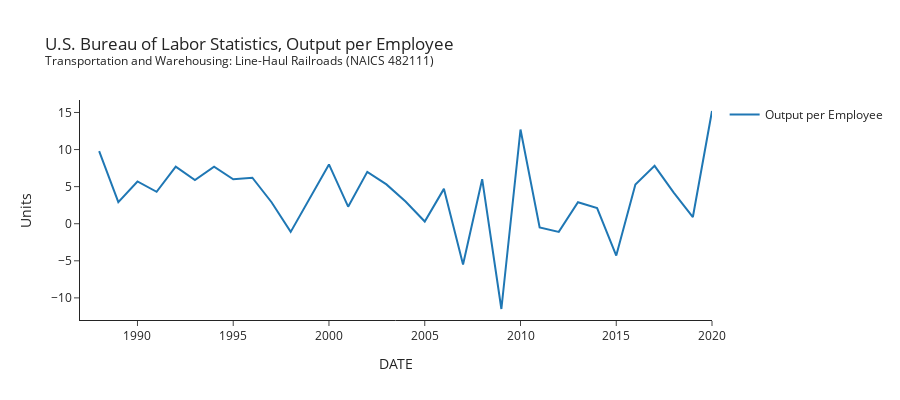

The notebook cell saved with this chart:
### Markdown cell above
### Employment
- Employment and Hours Worked steadily falling.

```IPUIN482111L200000000```U.S. Bureau of Labor Statistics, Hours Worked for Transportation and Warehousing: Line-Haul Railroads (NAICS 482111) in the United States [IPUIN482111L200000000], retrieved from FRED, Federal Reserve Bank of St. Louis; https://fred.stlouisfed.org/series/IPUIN482111L200000000, January 21, 2022.

```IPUIN482111W200000000``` U.S. Bureau of Labor Statistics, Employment for Transportation and Warehousing: Line-Haul Railroads (NAICS 482111) in the United States [IPUIN482111W200000000], retrieved from FRED, Federal Reserve Bank of St. Louis; https://fred.stlouisfed.org/series/IPUIN482111W200000000, January 21, 2022.

----

### Code cell
fig = px.line(fred_df, x='DATE', y=['Output per Employee'], 
              width=900, height=400,
              title='U.S. Bureau of Labor Statistics, Output per Employee<br><sup>Transportation and Warehousing: Line-Haul Railroads (NAICS 482111) </sup>',
              labels={'value':'Units', 'variable': ''})

fig.write_image('Images/fig5.png')
fig.write_html('Images/fig5.html')
fig.show()

### Figure 1 — Plotly figure (JSON) as saved in the notebook; plotly's stock layout.template omitted (floating-point values rounded to 4 significant figures)
{"data": [{"hovertemplate": "=Output per Employee<br>DATE=%{x}<br>Units=%{y}<extra></extra>", "legendgroup": "Output per Employee", "line": {"color": "#1F77B4", "dash": "solid"}, "marker": {"symbol": "circle"}, "mode": "lines", "name": "Output per Employee", "orientation": "v", "showlegend": true, "type": "scatter", "x": ["1987-01-01T00:00:00", "1988-01-01T00:00:00", "1989-01-01T00:00:00", "1990-01-01T00:00:00", "1991-01-01T00:00:00", "1992-01-01T00:00:00", "1993-01-01T00:00:00", "1994-01-01T00:00:00", "1995-01-01T00:00:00", "1996-01-01T00:00:00", "1997-01-01T00:00:00", "1998-01-01T00:00:00", "1999-01-01T00:00:00", "2000-01-01T00:00:00", "2001-01-01T00:00:00", "2002-01-01T00:00:00", "2003-01-01T00:00:00", "2004-01-01T00:00:00", "2005-01-01T00:00:00", "2006-01-01T00:00:00", "2007-01-01T00:00:00", "2008-01-01T00:00:00", "2009-01-01T00:00:00", "2010-01-01T00:00:00", "2011-01-01T00:00:00", "2012-01-01T00:00:00", "2013-01-01T00:00:00", "2014-01-01T00:00:00", "2015-01-01T00:00:00", "2016-01-01T00:00:00", "2017-01-01T00:00:00", "2018-01-01T00:00:00", "2019-01-01T00:00:00", "2020-01-01T00:00:00"], "xaxis": "x", "y": [null, 9.8, 2.9, 5.7, 4.3, 7.7, 5.9, 7.7, 6, 6.2, 2.9, -1.1, 3.5, 8, 2.3, 7, 5.3, 3, 0.3, 4.7, -5.5, 6, -11.5, 12.7, -0.5, -1.1, 2.9, 2.1, -4.3, 5.3, 7.8, 4.2, 0.9, 15.2], "yaxis": "y"}], "layout": {"height": 400, "legend": {"title": {"text": ""}, "tracegroupgap": 0}, "title": {"text": "U.S. Bureau of Labor Statistics, Output per Employee<br><sup>Transportation and Warehousing: Line-Haul Railroads (NAICS 482111) </sup>"}, "width": 900, "xaxis": {"anchor": "y", "domain": [0, 1], "title": {"text": "DATE"}}, "yaxis": {"anchor": "x", "domain": [0, 1], "title": {"text": "Units"}}}}
